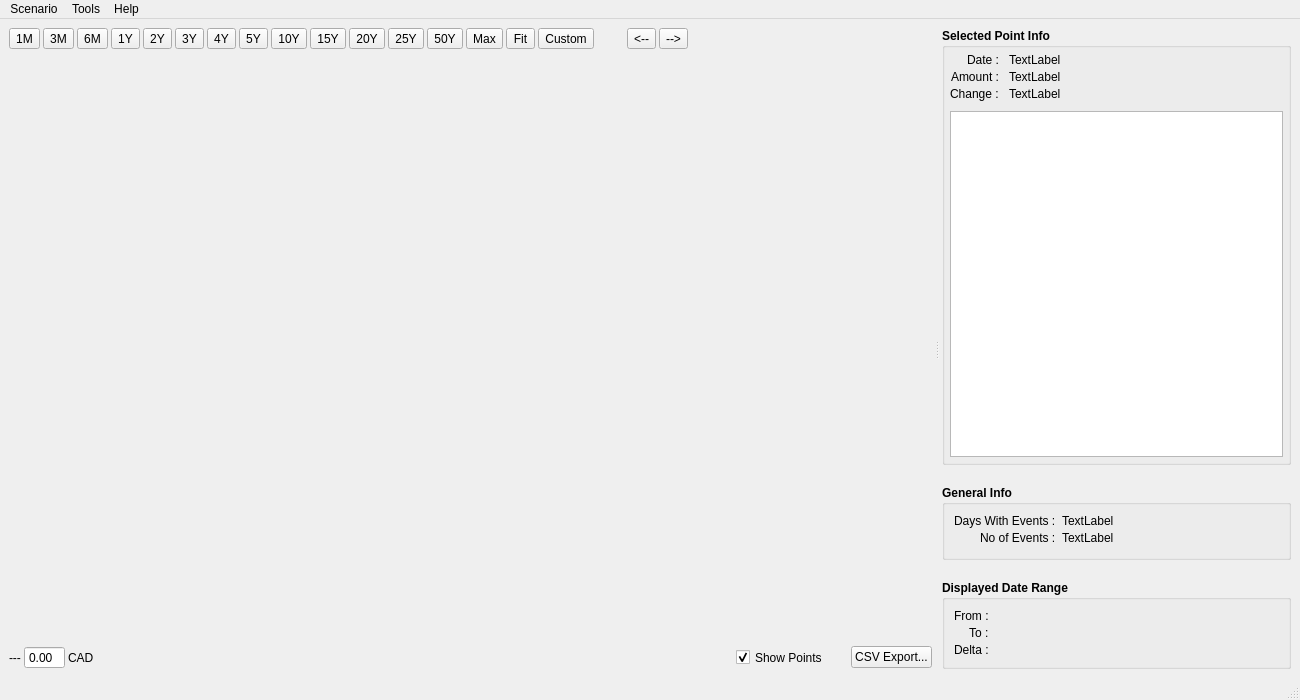
<?xml version="1.0" encoding="UTF-8"?>
<ui version="4.0">
 <class>MainWindow</class>
 <widget class="QMainWindow" name="MainWindow">
  <property name="geometry">
   <rect>
    <x>0</x>
    <y>0</y>
    <width>1300</width>
    <height>700</height>
   </rect>
  </property>
  <property name="sizePolicy">
   <sizepolicy hsizetype="Expanding" vsizetype="Expanding">
    <horstretch>0</horstretch>
    <verstretch>0</verstretch>
   </sizepolicy>
  </property>
  <property name="windowTitle">
   <string>Graphical Budget Planner</string>
  </property>
  <widget class="QWidget" name="centralwidget">
   <property name="sizePolicy">
    <sizepolicy hsizetype="Expanding" vsizetype="Expanding">
     <horstretch>0</horstretch>
     <verstretch>0</verstretch>
    </sizepolicy>
   </property>
   <layout class="QVBoxLayout" name="verticalLayout_2">
    <item>
     <widget class="QSplitter" name="splitter">
      <property name="frameShape">
       <enum>QFrame::Shape::NoFrame</enum>
      </property>
      <property name="lineWidth">
       <number>1</number>
      </property>
      <property name="orientation">
       <enum>Qt::Orientation::Horizontal</enum>
      </property>
      <property name="handleWidth">
       <number>10</number>
      </property>
      <property name="childrenCollapsible">
       <bool>false</bool>
      </property>
      <widget class="QWidget" name="layoutWidget">
       <layout class="QVBoxLayout" name="verticalLayout_6" stretch="0,0,0">
        <property name="spacing">
         <number>3</number>
        </property>
        <property name="sizeConstraint">
         <enum>QLayout::SizeConstraint::SetDefaultConstraint</enum>
        </property>
        <item>
         <layout class="QHBoxLayout" name="horizontalLayout_6">
          <item>
           <widget class="QToolButton" name="toolButton_1M">
            <property name="text">
             <string>1M</string>
            </property>
           </widget>
          </item>
          <item>
           <widget class="QToolButton" name="toolButton_3M">
            <property name="text">
             <string>3M</string>
            </property>
           </widget>
          </item>
          <item>
           <widget class="QToolButton" name="toolButton_6M">
            <property name="text">
             <string>6M</string>
            </property>
           </widget>
          </item>
          <item>
           <widget class="QToolButton" name="toolButton_1Y">
            <property name="text">
             <string>1Y</string>
            </property>
           </widget>
          </item>
          <item>
           <widget class="QToolButton" name="toolButton_2Y">
            <property name="text">
             <string>2Y</string>
            </property>
           </widget>
          </item>
          <item>
           <widget class="QToolButton" name="toolButton_3Y">
            <property name="text">
             <string>3Y</string>
            </property>
           </widget>
          </item>
          <item>
           <widget class="QToolButton" name="toolButton_4Y">
            <property name="text">
             <string>4Y</string>
            </property>
           </widget>
          </item>
          <item>
           <widget class="QToolButton" name="toolButton_5Y">
            <property name="text">
             <string>5Y</string>
            </property>
           </widget>
          </item>
          <item>
           <widget class="QToolButton" name="toolButton_10Y">
            <property name="text">
             <string>10Y</string>
            </property>
           </widget>
          </item>
          <item>
           <widget class="QToolButton" name="toolButton_15Y">
            <property name="text">
             <string>15Y</string>
            </property>
           </widget>
          </item>
          <item>
           <widget class="QToolButton" name="toolButton_20Y">
            <property name="text">
             <string>20Y</string>
            </property>
           </widget>
          </item>
          <item>
           <widget class="QToolButton" name="toolButton_25Y">
            <property name="text">
             <string>25Y</string>
            </property>
           </widget>
          </item>
          <item>
           <widget class="QToolButton" name="toolButton_50Y">
            <property name="text">
             <string>50Y</string>
            </property>
           </widget>
          </item>
          <item>
           <widget class="QToolButton" name="toolButton_Max">
            <property name="toolTip">
             <string>&lt;html&gt;&lt;head/&gt;&lt;body&gt;&lt;p&gt;&lt;span style=&quot; background-color:transparent;&quot;&gt;Rescale the chart so that the X axis range is from &lt;/span&gt;&lt;span style=&quot; font-weight:700; background-color:transparent;&quot;&gt;“tomorrow”&lt;/span&gt;&lt;span style=&quot; background-color:transparent;&quot;&gt; to “&lt;/span&gt;&lt;span style=&quot; font-weight:700; background-color:transparent;&quot;&gt;last allowed date for the financial events&lt;/span&gt;&lt;span style=&quot; background-color:transparent;&quot;&gt;” as set in the scenario. Y axis is rescaled to include the min and max values of the new X range.&lt;/span&gt;&lt;/p&gt;&lt;/body&gt;&lt;/html&gt;</string>
            </property>
            <property name="text">
             <string>Max</string>
            </property>
           </widget>
          </item>
          <item>
           <widget class="QToolButton" name="toolButton_Fit">
            <property name="toolTip">
             <string>&lt;html&gt;&lt;head/&gt;&lt;body&gt;&lt;p&gt;&lt;span style=&quot; background-color:transparent;&quot;&gt;Rescale the chart so that the X axis range covers exactly the &lt;/span&gt;&lt;span style=&quot; font-weight:700; background-color:transparent;&quot;&gt;date range of the financial events&lt;/span&gt;&lt;span style=&quot; background-color:transparent;&quot;&gt; generated by the  Scenario. Y axis is rescaled to include the min and max values in the new X range.&lt;/span&gt;&lt;/p&gt;&lt;/body&gt;&lt;/html&gt;</string>
            </property>
            <property name="text">
             <string>Fit</string>
            </property>
           </widget>
          </item>
          <item>
           <widget class="QToolButton" name="customToolButton">
            <property name="toolTip">
             <string>&lt;html&gt;&lt;head/&gt;&lt;body&gt;&lt;p&gt;Manually specify the X axis date range. Y axis is rescaled to show the min/max in the new X range.&lt;/p&gt;&lt;/body&gt;&lt;/html&gt;</string>
            </property>
            <property name="text">
             <string>Custom</string>
            </property>
           </widget>
          </item>
          <item>
           <spacer name="horizontalSpacer">
            <property name="orientation">
             <enum>Qt::Orientation::Horizontal</enum>
            </property>
            <property name="sizeType">
             <enum>QSizePolicy::Policy::Fixed</enum>
            </property>
            <property name="sizeHint" stdset="0">
             <size>
              <width>30</width>
              <height>20</height>
             </size>
            </property>
           </spacer>
          </item>
          <item>
           <widget class="QToolButton" name="toolButton_Left">
            <property name="toolTip">
             <string>&lt;html&gt;&lt;head/&gt;&lt;body&gt;&lt;p&gt;Scroll the cash balance curve to the &lt;span style=&quot; font-weight:700;&quot;&gt;left&lt;/span&gt;, trying to keep &lt;span style=&quot; background-color:transparent;&quot;&gt;the same date span than the interval currently displayed. &lt;/span&gt;&lt;/p&gt;&lt;/body&gt;&lt;/html&gt;</string>
            </property>
            <property name="text">
             <string>&lt;--</string>
            </property>
           </widget>
          </item>
          <item>
           <widget class="QToolButton" name="toolButton_Right">
            <property name="toolTip">
             <string>&lt;html&gt;&lt;head/&gt;&lt;body&gt;&lt;p&gt;Scroll the cash balance curve to the &lt;span style=&quot; font-weight:700;&quot;&gt;right&lt;/span&gt;, trying to keep &lt;span style=&quot; background-color:transparent;&quot;&gt;the same date span than the interval currently displayed. &lt;/span&gt;&lt;/p&gt;&lt;/body&gt;&lt;/html&gt;</string>
            </property>
            <property name="text">
             <string>--&gt;</string>
            </property>
           </widget>
          </item>
          <item>
           <spacer name="horizontalSpacer_3">
            <property name="orientation">
             <enum>Qt::Orientation::Horizontal</enum>
            </property>
            <property name="sizeHint" stdset="0">
             <size>
              <width>40</width>
              <height>20</height>
             </size>
            </property>
           </spacer>
          </item>
         </layout>
        </item>
        <item>
         <widget class="QWidget" name="curveWidget" native="true">
          <property name="sizePolicy">
           <sizepolicy hsizetype="Expanding" vsizetype="Expanding">
            <horstretch>0</horstretch>
            <verstretch>0</verstretch>
           </sizepolicy>
          </property>
          <property name="minimumSize">
           <size>
            <width>100</width>
            <height>100</height>
           </size>
          </property>
         </widget>
        </item>
        <item>
         <layout class="QHBoxLayout" name="horizontalLayout_3">
          <item>
           <widget class="QLabel" name="startAmountLabel">
            <property name="font">
             <font>
              <bold>false</bold>
             </font>
            </property>
            <property name="text">
             <string>---</string>
            </property>
           </widget>
          </item>
          <item>
           <widget class="QDoubleSpinBox" name="baselineDoubleSpinBox">
            <property name="sizePolicy">
             <sizepolicy hsizetype="Minimum" vsizetype="Preferred">
              <horstretch>0</horstretch>
              <verstretch>0</verstretch>
             </sizepolicy>
            </property>
            <property name="toolTip">
             <string>&lt;html&gt;&lt;head/&gt;&lt;body&gt;&lt;p&gt;Baseline amount from which starts the cash balance curve. As the curve always begins from &lt;span style=&quot; font-weight:700;&quot;&gt;tomorrow&lt;/span&gt;, the baseline amount is the total cash balance you have, as determined by your own means, as of &lt;span style=&quot; font-weight:700;&quot;&gt;today&lt;/span&gt;.&lt;/p&gt;&lt;/body&gt;&lt;/html&gt;</string>
            </property>
            <property name="buttonSymbols">
             <enum>QAbstractSpinBox::ButtonSymbols::NoButtons</enum>
            </property>
            <property name="showGroupSeparator" stdset="0">
             <bool>true</bool>
            </property>
           </widget>
          </item>
          <item>
           <widget class="QLabel" name="baselineCurrencyLabel">
            <property name="text">
             <string>CAD</string>
            </property>
           </widget>
          </item>
          <item>
           <spacer name="horizontalSpacer_5">
            <property name="orientation">
             <enum>Qt::Orientation::Horizontal</enum>
            </property>
            <property name="sizeHint" stdset="0">
             <size>
              <width>5</width>
              <height>20</height>
             </size>
            </property>
           </spacer>
          </item>
          <item>
           <spacer name="horizontalSpacer_4">
            <property name="orientation">
             <enum>Qt::Orientation::Horizontal</enum>
            </property>
            <property name="sizeType">
             <enum>QSizePolicy::Policy::Fixed</enum>
            </property>
            <property name="sizeHint" stdset="0">
             <size>
              <width>40</width>
              <height>20</height>
             </size>
            </property>
           </spacer>
          </item>
          <item>
           <widget class="QCheckBox" name="showPointsCheckBox">
            <property name="sizePolicy">
             <sizepolicy hsizetype="Minimum" vsizetype="Preferred">
              <horstretch>0</horstretch>
              <verstretch>0</verstretch>
             </sizepolicy>
            </property>
            <property name="toolTip">
             <string>&lt;html&gt;&lt;head/&gt;&lt;body&gt;&lt;p&gt;If &lt;span style=&quot; font-weight:700;&quot;&gt;checked&lt;/span&gt;, show data points on Cash Balance curve as big color-filled disks&lt;/p&gt;&lt;p&gt;If &lt;span style=&quot; font-weight:700;&quot;&gt;unchecked&lt;/span&gt;, don't show data points.&lt;/p&gt;&lt;/body&gt;&lt;/html&gt;</string>
            </property>
            <property name="text">
             <string>Show Points</string>
            </property>
            <property name="checked">
             <bool>true</bool>
            </property>
           </widget>
          </item>
          <item>
           <spacer name="horizontalSpacer_2">
            <property name="orientation">
             <enum>Qt::Orientation::Horizontal</enum>
            </property>
            <property name="sizeType">
             <enum>QSizePolicy::Policy::Fixed</enum>
            </property>
            <property name="sizeHint" stdset="0">
             <size>
              <width>20</width>
              <height>20</height>
             </size>
            </property>
           </spacer>
          </item>
          <item>
           <widget class="QPushButton" name="exportTextFilePushButton">
            <property name="toolTip">
             <string>&lt;html&gt;&lt;head/&gt;&lt;body&gt;&lt;p&gt;Export all the data points of the cash balance curve (not just those displayed) into a CSV file.&lt;/p&gt;&lt;/body&gt;&lt;/html&gt;</string>
            </property>
            <property name="text">
             <string>CSV Export...</string>
            </property>
           </widget>
          </item>
         </layout>
        </item>
       </layout>
      </widget>
      <widget class="QWidget" name="layoutWidget">
       <layout class="QVBoxLayout" name="verticalLayout" stretch="1,0,0">
        <property name="spacing">
         <number>20</number>
        </property>
        <property name="sizeConstraint">
         <enum>QLayout::SizeConstraint::SetDefaultConstraint</enum>
        </property>
        <item>
         <widget class="QGroupBox" name="CiGB">
          <property name="font">
           <font>
            <bold>true</bold>
           </font>
          </property>
          <property name="title">
           <string>Selected Point Info</string>
          </property>
          <property name="flat">
           <bool>false</bool>
          </property>
          <property name="checkable">
           <bool>false</bool>
          </property>
          <layout class="QVBoxLayout" name="verticalLayout_3" stretch="0,1">
           <property name="spacing">
            <number>10</number>
           </property>
           <property name="leftMargin">
            <number>5</number>
           </property>
           <property name="topMargin">
            <number>5</number>
           </property>
           <property name="rightMargin">
            <number>5</number>
           </property>
           <property name="bottomMargin">
            <number>5</number>
           </property>
           <item>
            <layout class="QFormLayout" name="formLayout_3">
             <property name="labelAlignment">
              <set>Qt::AlignmentFlag::AlignRight|Qt::AlignmentFlag::AlignTrailing|Qt::AlignmentFlag::AlignVCenter</set>
             </property>
             <property name="verticalSpacing">
              <number>3</number>
             </property>
             <item row="0" column="0">
              <widget class="QLabel" name="label_2">
               <property name="sizePolicy">
                <sizepolicy hsizetype="Preferred" vsizetype="Fixed">
                 <horstretch>0</horstretch>
                 <verstretch>0</verstretch>
                </sizepolicy>
               </property>
               <property name="font">
                <font>
                 <bold>false</bold>
                </font>
               </property>
               <property name="text">
                <string>Date :</string>
               </property>
              </widget>
             </item>
             <item row="0" column="1">
              <widget class="QLabel" name="ciDateLabel">
               <property name="sizePolicy">
                <sizepolicy hsizetype="Minimum" vsizetype="Fixed">
                 <horstretch>0</horstretch>
                 <verstretch>0</verstretch>
                </sizepolicy>
               </property>
               <property name="font">
                <font>
                 <bold>false</bold>
                </font>
               </property>
               <property name="text">
                <string>TextLabel</string>
               </property>
              </widget>
             </item>
             <item row="1" column="0">
              <widget class="QLabel" name="label_5">
               <property name="sizePolicy">
                <sizepolicy hsizetype="Preferred" vsizetype="Fixed">
                 <horstretch>0</horstretch>
                 <verstretch>0</verstretch>
                </sizepolicy>
               </property>
               <property name="font">
                <font>
                 <bold>false</bold>
                </font>
               </property>
               <property name="text">
                <string>Amount :</string>
               </property>
              </widget>
             </item>
             <item row="1" column="1">
              <widget class="QLabel" name="ciAmountLabel">
               <property name="sizePolicy">
                <sizepolicy hsizetype="Minimum" vsizetype="Fixed">
                 <horstretch>0</horstretch>
                 <verstretch>0</verstretch>
                </sizepolicy>
               </property>
               <property name="font">
                <font>
                 <bold>false</bold>
                </font>
               </property>
               <property name="text">
                <string>TextLabel</string>
               </property>
              </widget>
             </item>
             <item row="2" column="0">
              <widget class="QLabel" name="label_4">
               <property name="sizePolicy">
                <sizepolicy hsizetype="Preferred" vsizetype="Fixed">
                 <horstretch>0</horstretch>
                 <verstretch>0</verstretch>
                </sizepolicy>
               </property>
               <property name="font">
                <font>
                 <bold>false</bold>
                </font>
               </property>
               <property name="text">
                <string>Change :</string>
               </property>
              </widget>
             </item>
             <item row="2" column="1">
              <widget class="QLabel" name="ciDeltaLabel">
               <property name="sizePolicy">
                <sizepolicy hsizetype="Minimum" vsizetype="Fixed">
                 <horstretch>0</horstretch>
                 <verstretch>0</verstretch>
                </sizepolicy>
               </property>
               <property name="font">
                <font>
                 <bold>false</bold>
                </font>
               </property>
               <property name="text">
                <string>TextLabel</string>
               </property>
              </widget>
             </item>
            </layout>
           </item>
           <item>
            <widget class="QListWidget" name="ciDetailsListWidget">
             <property name="sizePolicy">
              <sizepolicy hsizetype="Minimum" vsizetype="Expanding">
               <horstretch>0</horstretch>
               <verstretch>0</verstretch>
              </sizepolicy>
             </property>
             <property name="font">
              <font>
               <bold>false</bold>
              </font>
             </property>
             <property name="sizeAdjustPolicy">
              <enum>QAbstractScrollArea::SizeAdjustPolicy::AdjustIgnored</enum>
             </property>
             <property name="alternatingRowColors">
              <bool>true</bool>
             </property>
             <property name="selectionMode">
              <enum>QAbstractItemView::SelectionMode::NoSelection</enum>
             </property>
             <property name="resizeMode">
              <enum>QListView::ResizeMode::Fixed</enum>
             </property>
            </widget>
           </item>
          </layout>
         </widget>
        </item>
        <item>
         <widget class="QGroupBox" name="generalInfoGroupBox">
          <property name="font">
           <font>
            <bold>true</bold>
           </font>
          </property>
          <property name="title">
           <string>General Info</string>
          </property>
          <property name="flat">
           <bool>false</bool>
          </property>
          <layout class="QVBoxLayout" name="verticalLayout_8">
           <item>
            <layout class="QVBoxLayout" name="verticalLayout_7">
             <item>
              <layout class="QFormLayout" name="giFormLayout">
               <property name="labelAlignment">
                <set>Qt::AlignmentFlag::AlignRight|Qt::AlignmentFlag::AlignTrailing|Qt::AlignmentFlag::AlignVCenter</set>
               </property>
               <property name="verticalSpacing">
                <number>3</number>
               </property>
               <item row="0" column="0">
                <widget class="QLabel" name="label">
                 <property name="sizePolicy">
                  <sizepolicy hsizetype="Preferred" vsizetype="Fixed">
                   <horstretch>0</horstretch>
                   <verstretch>0</verstretch>
                  </sizepolicy>
                 </property>
                 <property name="font">
                  <font>
                   <bold>false</bold>
                  </font>
                 </property>
                 <property name="text">
                  <string>Days With Events :</string>
                 </property>
                </widget>
               </item>
               <item row="0" column="1">
                <layout class="QHBoxLayout" name="horizontalLayout">
                 <item>
                  <widget class="QLabel" name="giNoDaysLabel">
                   <property name="sizePolicy">
                    <sizepolicy hsizetype="Minimum" vsizetype="Fixed">
                     <horstretch>0</horstretch>
                     <verstretch>0</verstretch>
                    </sizepolicy>
                   </property>
                   <property name="font">
                    <font>
                     <bold>false</bold>
                    </font>
                   </property>
                   <property name="toolTip">
                    <string>&lt;html&gt;&lt;head/&gt;&lt;body&gt;&lt;p&gt;In the set of financial events generated, how many days have at least one financial event.&lt;/p&gt;&lt;/body&gt;&lt;/html&gt;</string>
                   </property>
                   <property name="text">
                    <string>TextLabel</string>
                   </property>
                  </widget>
                 </item>
                </layout>
               </item>
               <item row="1" column="0">
                <widget class="QLabel" name="label_6">
                 <property name="font">
                  <font>
                   <bold>false</bold>
                  </font>
                 </property>
                 <property name="text">
                  <string>No of Events :</string>
                 </property>
                </widget>
               </item>
               <item row="1" column="1">
                <layout class="QHBoxLayout" name="horizontalLayout_2">
                 <item>
                  <widget class="QLabel" name="giNoEventsLabel">
                   <property name="sizePolicy">
                    <sizepolicy hsizetype="Minimum" vsizetype="Fixed">
                     <horstretch>0</horstretch>
                     <verstretch>0</verstretch>
                    </sizepolicy>
                   </property>
                   <property name="font">
                    <font>
                     <bold>false</bold>
                    </font>
                   </property>
                   <property name="toolTip">
                    <string>&lt;html&gt;&lt;head/&gt;&lt;body&gt;&lt;p&gt;How many financial events in total have been generated.&lt;/p&gt;&lt;/body&gt;&lt;/html&gt;</string>
                   </property>
                   <property name="text">
                    <string>TextLabel</string>
                   </property>
                  </widget>
                 </item>
                </layout>
               </item>
               <item row="2" column="1">
                <layout class="QHBoxLayout" name="horizontalLayout_4"/>
               </item>
              </layout>
             </item>
            </layout>
           </item>
          </layout>
         </widget>
        </item>
        <item>
         <widget class="QGroupBox" name="dateRangeGroupBox">
          <property name="font">
           <font>
            <bold>true</bold>
           </font>
          </property>
          <property name="title">
           <string>Displayed Date Range</string>
          </property>
          <layout class="QVBoxLayout" name="verticalLayout_5">
           <item>
            <layout class="QVBoxLayout" name="verticalLayout_4">
             <item>
              <layout class="QFormLayout" name="formLayout_4">
               <property name="labelAlignment">
                <set>Qt::AlignmentFlag::AlignRight|Qt::AlignmentFlag::AlignTrailing|Qt::AlignmentFlag::AlignVCenter</set>
               </property>
               <property name="verticalSpacing">
                <number>3</number>
               </property>
               <item row="0" column="0">
                <widget class="QLabel" name="label_8">
                 <property name="font">
                  <font>
                   <bold>false</bold>
                  </font>
                 </property>
                 <property name="text">
                  <string>From :</string>
                 </property>
                </widget>
               </item>
               <item row="1" column="0">
                <widget class="QLabel" name="label_7">
                 <property name="font">
                  <font>
                   <bold>false</bold>
                  </font>
                 </property>
                 <property name="text">
                  <string>To :</string>
                 </property>
                </widget>
               </item>
               <item row="0" column="1">
                <widget class="QLabel" name="dateRangeFromLabel">
                 <property name="sizePolicy">
                  <sizepolicy hsizetype="Minimum" vsizetype="Preferred">
                   <horstretch>0</horstretch>
                   <verstretch>0</verstretch>
                  </sizepolicy>
                 </property>
                 <property name="font">
                  <font>
                   <bold>false</bold>
                  </font>
                 </property>
                 <property name="text">
                  <string/>
                 </property>
                </widget>
               </item>
               <item row="1" column="1">
                <widget class="QLabel" name="dateRangeToLabel">
                 <property name="sizePolicy">
                  <sizepolicy hsizetype="Minimum" vsizetype="Preferred">
                   <horstretch>0</horstretch>
                   <verstretch>0</verstretch>
                  </sizepolicy>
                 </property>
                 <property name="font">
                  <font>
                   <bold>false</bold>
                  </font>
                 </property>
                 <property name="text">
                  <string/>
                 </property>
                </widget>
               </item>
               <item row="2" column="0">
                <widget class="QLabel" name="label_3">
                 <property name="font">
                  <font>
                   <bold>false</bold>
                  </font>
                 </property>
                 <property name="text">
                  <string>Delta :</string>
                 </property>
                </widget>
               </item>
               <item row="2" column="1">
                <widget class="QLabel" name="deltaRangeXLabel">
                 <property name="sizePolicy">
                  <sizepolicy hsizetype="Minimum" vsizetype="Preferred">
                   <horstretch>0</horstretch>
                   <verstretch>0</verstretch>
                  </sizepolicy>
                 </property>
                 <property name="font">
                  <font>
                   <bold>false</bold>
                  </font>
                 </property>
                 <property name="text">
                  <string/>
                 </property>
                </widget>
               </item>
              </layout>
             </item>
            </layout>
           </item>
          </layout>
         </widget>
        </item>
       </layout>
      </widget>
     </widget>
    </item>
   </layout>
  </widget>
  <widget class="QMenuBar" name="menubar">
   <property name="geometry">
    <rect>
     <x>0</x>
     <y>0</y>
     <width>1300</width>
     <height>27</height>
    </rect>
   </property>
   <widget class="QMenu" name="menuFile">
    <property name="title">
     <string>Scenario</string>
    </property>
    <widget class="QMenu" name="menuOpen_Recent">
     <property name="title">
      <string>Open Recent</string>
     </property>
     <addaction name="separator"/>
    </widget>
    <addaction name="actionNew"/>
    <addaction name="separator"/>
    <addaction name="actionOpen"/>
    <addaction name="menuOpen_Recent"/>
    <addaction name="actionOpen_Example"/>
    <addaction name="separator"/>
    <addaction name="actionSave"/>
    <addaction name="actionSave_As"/>
    <addaction name="separator"/>
    <addaction name="actionEdit"/>
    <addaction name="separator"/>
    <addaction name="actionProperties"/>
    <addaction name="separator"/>
    <addaction name="actionQuit"/>
    <addaction name="separator"/>
   </widget>
   <widget class="QMenu" name="menuTools">
    <property name="title">
     <string>Tools</string>
    </property>
    <addaction name="actionOptions"/>
    <addaction name="actionAnalysis"/>
   </widget>
   <widget class="QMenu" name="menuHelp">
    <property name="title">
     <string>Help</string>
    </property>
    <addaction name="actionQuick_Tutorial"/>
    <addaction name="actionUser_Manual"/>
    <addaction name="actionChange_Log"/>
    <addaction name="actionAbout"/>
    <addaction name="actionAbout_Qt"/>
    <addaction name="separator"/>
   </widget>
   <addaction name="menuFile"/>
   <addaction name="menuTools"/>
   <addaction name="menuHelp"/>
  </widget>
  <widget class="QStatusBar" name="statusbar">
   <property name="font">
    <font>
     <italic>true</italic>
    </font>
   </property>
   <property name="sizeGripEnabled">
    <bool>true</bool>
   </property>
  </widget>
  <action name="actionNew">
   <property name="text">
    <string>New...</string>
   </property>
   <property name="toolTip">
    <string>Close the current scenario and create a new scenario</string>
   </property>
   <property name="shortcut">
    <string>Ctrl+N</string>
   </property>
  </action>
  <action name="actionOpen">
   <property name="text">
    <string>Open...</string>
   </property>
   <property name="toolTip">
    <string>Close the current scenario and open an existing scenario</string>
   </property>
   <property name="shortcut">
    <string>Ctrl+O</string>
   </property>
  </action>
  <action name="actionEdit">
   <property name="text">
    <string>Edit...</string>
   </property>
   <property name="toolTip">
    <string>Edit the current scenario</string>
   </property>
   <property name="shortcut">
    <string>Ctrl+E</string>
   </property>
  </action>
  <action name="actionSave">
   <property name="text">
    <string>Save</string>
   </property>
   <property name="toolTip">
    <string>Save the current scenario</string>
   </property>
   <property name="shortcut">
    <string>Ctrl+S</string>
   </property>
  </action>
  <action name="actionSave_As">
   <property name="text">
    <string>Save As...</string>
   </property>
   <property name="toolTip">
    <string>Save the current scenario under a new file</string>
   </property>
  </action>
  <action name="actionQuit">
   <property name="text">
    <string>Quit</string>
   </property>
  </action>
  <action name="actionAbout">
   <property name="text">
    <string>About Graphical Budget Planner</string>
   </property>
  </action>
  <action name="actionAbout_Qt">
   <property name="text">
    <string>About Qt</string>
   </property>
  </action>
  <action name="actionOptions">
   <property name="text">
    <string>Options...</string>
   </property>
  </action>
  <action name="actionAnalysis">
   <property name="text">
    <string>Analysis...</string>
   </property>
  </action>
  <action name="actionUser_Manual">
   <property name="text">
    <string>User Manual</string>
   </property>
  </action>
  <action name="actionOpen_Example">
   <property name="text">
    <string>Open Example</string>
   </property>
  </action>
  <action name="actionProperties">
   <property name="text">
    <string>Properties...</string>
   </property>
  </action>
  <action name="actionQuick_Tutorial">
   <property name="text">
    <string>Quick Tutorial</string>
   </property>
  </action>
  <action name="actionDuplicate">
   <property name="text">
    <string>Duplicate...</string>
   </property>
  </action>
  <action name="actionChange_Log">
   <property name="text">
    <string>Change Log</string>
   </property>
  </action>
 </widget>
 <resources/>
 <connections/>
</ui>
